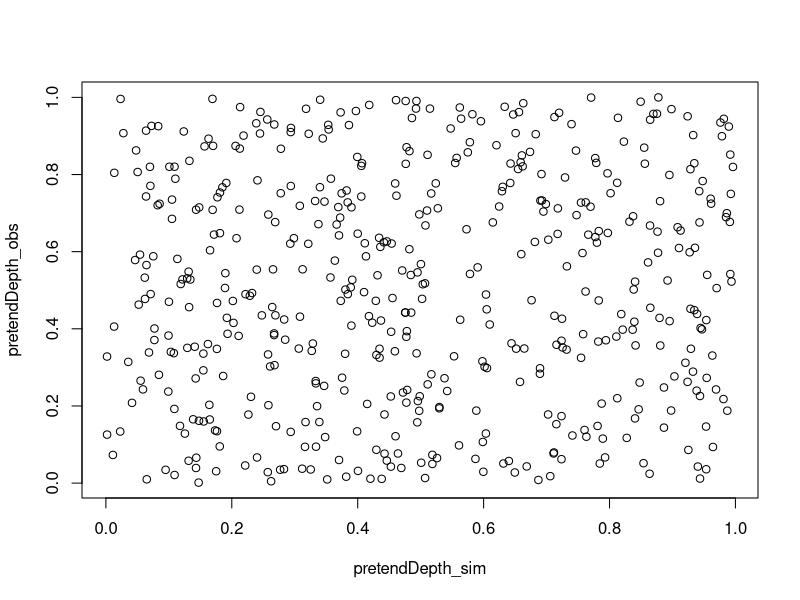
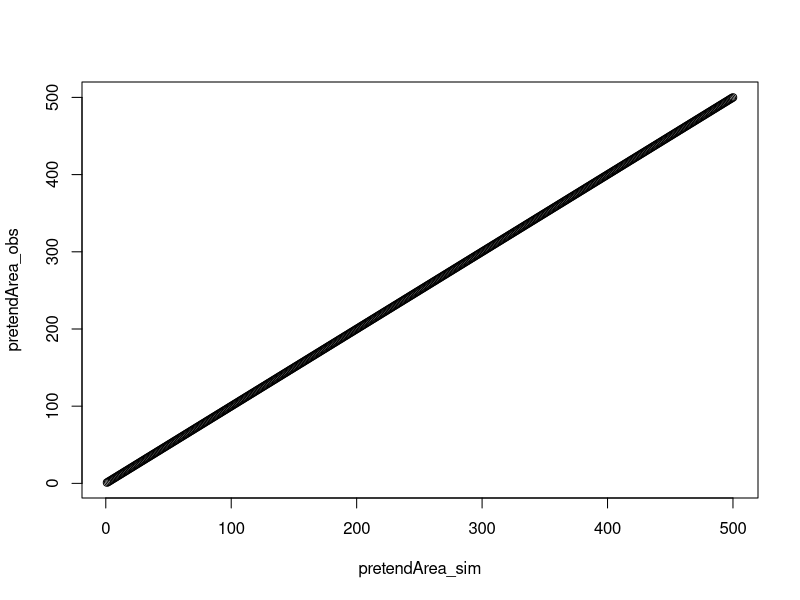
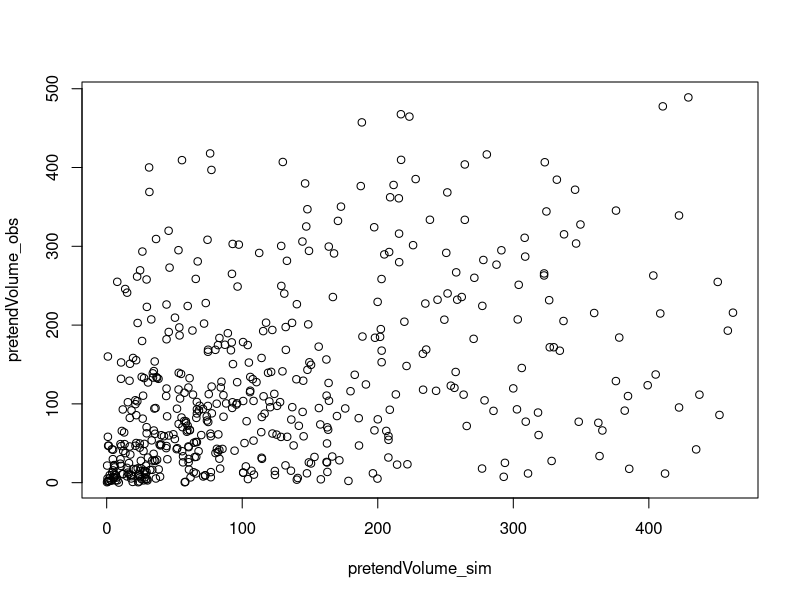

R code for these plots, in order:
## ---- chunk 1
knitr::opts_chunk$set(echo = TRUE)
## ---- chunk 2

set.seed(1)
pretendDepth_sim <- runif(500)
pretendDepth_obs <- runif(500)
pretendArea_sim <- seq(1, 500)
pretendArea_obs <- seq(1, 500)
pretendVolume_sim <- pretendDepth_sim*pretendArea_sim
pretendVolume_obs <- pretendDepth_obs*pretendArea_obs

## ---- chunk 3

plot(pretendDepth_sim, pretendDepth_obs)

summary(lm(pretendDepth_obs ~ pretendDepth_sim))

## ---- chunk 4

plot(pretendArea_sim, pretendArea_obs)

summary(lm(pretendArea_obs ~ pretendArea_sim))

## ---- chunk 5

plot(pretendVolume_sim, pretendVolume_obs)

summary(lm(pretendVolume_obs ~ pretendVolume_sim))

